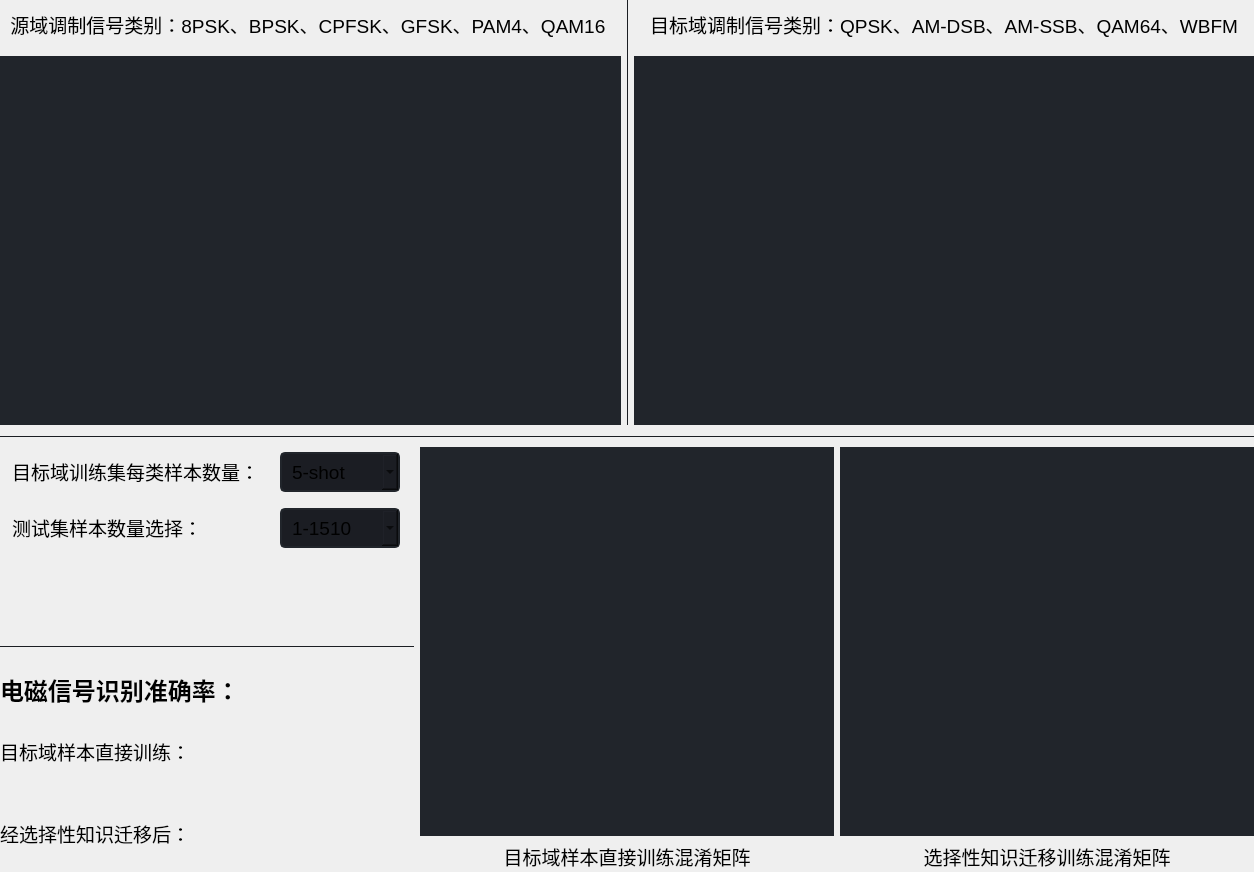
         <widget class="QWidget" name="contents_tl">
          <property name="geometry">
           <rect>
            <x>0</x>
            <y>0</y>
            <width>1254</width>
            <height>872</height>
           </rect>
          </property>
          <layout class="QVBoxLayout" name="verticalLayout_5">
           <property name="leftMargin">
            <number>0</number>
           </property>
           <property name="topMargin">
            <number>0</number>
           </property>
           <property name="rightMargin">
            <number>0</number>
           </property>
           <property name="bottomMargin">
            <number>0</number>
           </property>
           <item>
            <layout class="QHBoxLayout" name="horizontalLayout_43">
             <item>
              <layout class="QVBoxLayout" name="verticalLayout_8">
               <item>
                <widget class="QLabel" name="label_tran4">
                 <property name="minimumSize">
                  <size>
                   <width>0</width>
                   <height>40</height>
                  </size>
                 </property>
                 <property name="maximumSize">
                  <size>
                   <width>16777215</width>
                   <height>50</height>
                  </size>
                 </property>
                 <property name="frameShape">
                  <enum>QFrame::NoFrame</enum>
                 </property>
                 <property name="frameShadow">
                  <enum>QFrame::Sunken</enum>
                 </property>
                 <property name="text">
                  <string>&lt;html&gt;&lt;head/&gt;&lt;body&gt;&lt;p&gt;&lt;span style=&quot; font-size:14pt;&quot;&gt;源域调制信号类别：&lt;/span&gt;&lt;span style=&quot; font-family:'Times New Roman,serif'; font-size:14pt;&quot;&gt;8PSK&lt;/span&gt;&lt;span style=&quot; font-family:'宋体'; font-size:14pt;&quot;&gt;、&lt;/span&gt;&lt;span style=&quot; font-family:'Times New Roman,serif'; font-size:14pt;&quot;&gt;BPSK&lt;/span&gt;&lt;span style=&quot; font-family:'宋体'; font-size:14pt;&quot;&gt;、&lt;/span&gt;&lt;span style=&quot; font-family:'Times New Roman,serif'; font-size:14pt;&quot;&gt;CPFSK&lt;/span&gt;&lt;span style=&quot; font-family:'宋体'; font-size:14pt;&quot;&gt;、&lt;/span&gt;&lt;span style=&quot; font-family:'Times New Roman,serif'; font-size:14pt;&quot;&gt;GFSK&lt;/span&gt;&lt;span style=&quot; font-family:'宋体'; font-size:14pt;&quot;&gt;、&lt;/span&gt;&lt;span style=&quot; font-family:'Times New Roman,serif'; font-size:14pt;&quot;&gt;PAM4&lt;/span&gt;&lt;span style=&quot; font-family:'宋体'; font-size:14pt;&quot;&gt;、&lt;/span&gt;&lt;span style=&quot; font-family:'Times New Roman,serif'; font-size:14pt;&quot;&gt;QAM16 &lt;/span&gt;&lt;/p&gt;&lt;/body&gt;&lt;/html&gt;</string>
                 </property>
                 <property name="alignment">
                  <set>Qt::AlignCenter</set>
                 </property>
                </widget>
               </item>
               <item>
                <widget class="QLabel" name="pic_tl_source">
                 <property name="styleSheet">
                  <string notr="true">background-color: rgb(33, 37, 43);</string>
                 </property>
                 <property name="text">
                  <string/>
                 </property>
                 <property name="alignment">
                  <set>Qt::AlignCenter</set>
                 </property>
                </widget>
               </item>
              </layout>
             </item>
             <item>
              <widget class="QLabel" name="label_31">
               <property name="maximumSize">
                <size>
                 <width>1</width>
                 <height>16777215</height>
                </size>
               </property>
               <property name="styleSheet">
                <string notr="true">color: rgb(27, 30, 35);</string>
               </property>
               <property name="frameShape">
                <enum>QFrame::VLine</enum>
               </property>
               <property name="text">
                <string/>
               </property>
              </widget>
             </item>
             <item>
              <layout class="QVBoxLayout" name="verticalLayout_10">
               <item>
                <widget class="QLabel" name="label_tran5">
                 <property name="minimumSize">
                  <size>
                   <width>0</width>
                   <height>40</height>
                  </size>
                 </property>
                 <property name="maximumSize">
                  <size>
                   <width>16777215</width>
                   <height>50</height>
                  </size>
                 </property>
                 <property name="frameShape">
                  <enum>QFrame::NoFrame</enum>
                 </property>
                 <property name="frameShadow">
                  <enum>QFrame::Sunken</enum>
                 </property>
                 <property name="text">
                  <string>&lt;html&gt;&lt;head/&gt;&lt;body&gt;&lt;p&gt;&lt;span style=&quot; font-size:14pt;&quot;&gt;目标域调制信号类别：&lt;/span&gt;&lt;span style=&quot; font-family:'Times New Roman,serif'; font-size:14pt;&quot;&gt;QPSK&lt;/span&gt;&lt;span style=&quot; font-family:'宋体'; font-size:14pt;&quot;&gt;、&lt;/span&gt;&lt;span style=&quot; font-family:'Times New Roman,serif'; font-size:14pt;&quot;&gt;AM-DSB&lt;/span&gt;&lt;span style=&quot; font-family:'宋体'; font-size:14pt;&quot;&gt;、&lt;/span&gt;&lt;span style=&quot; font-family:'Times New Roman,serif'; font-size:14pt;&quot;&gt;AM-SSB&lt;/span&gt;&lt;span style=&quot; font-family:'宋体'; font-size:14pt;&quot;&gt;、&lt;/span&gt;&lt;span style=&quot; font-family:'Times New Roman,serif'; font-size:14pt;&quot;&gt;QAM64&lt;/span&gt;&lt;span style=&quot; font-family:'宋体'; font-size:14pt;&quot;&gt;、&lt;/span&gt;&lt;span style=&quot; font-family:'Times New Roman,serif'; font-size:14pt;&quot;&gt;WBFM&lt;/span&gt;&lt;/p&gt;&lt;/body&gt;&lt;/html&gt;</string>
                 </property>
                 <property name="alignment">
                  <set>Qt::AlignCenter</set>
                 </property>
                </widget>
               </item>
               <item>
                <widget class="QLabel" name="pic_tl_target">
                 <property name="styleSheet">
                  <string notr="true">background-color: rgb(33, 37, 43);</string>
                 </property>
                 <property name="text">
                  <string/>
                 </property>
                 <property name="alignment">
                  <set>Qt::AlignCenter</set>
                 </property>
                </widget>
               </item>
              </layout>
             </item>
            </layout>
           </item>
           <item>
            <widget class="QLabel" name="label_29">
             <property name="maximumSize">
              <size>
               <width>16777215</width>
               <height>10</height>
              </size>
             </property>
             <property name="styleSheet">
              <string notr="true">color: rgb(27, 30, 35);</string>
             </property>
             <property name="frameShape">
              <enum>QFrame::HLine</enum>
             </property>
             <property name="text">
              <string/>
             </property>
            </widget>
           </item>
           <item>
            <layout class="QHBoxLayout" name="horizontalLayout_45">
             <item>
              <layout class="QVBoxLayout" name="verticalLayout_12">
               <item>
                <layout class="QHBoxLayout" name="horizontalLayout_47">
                 <item>
                  <widget class="QLabel" name="label_tran6">
                   <property name="minimumSize">
                    <size>
                     <width>0</width>
                     <height>50</height>
                    </size>
                   </property>
                   <property name="maximumSize">
                    <size>
                     <width>250</width>
                     <height>16777215</height>
                    </size>
                   </property>
                   <property name="styleSheet">
                    <string notr="true">font: 16pt &quot;微软雅黑&quot;;</string>
                   </property>
                   <property name="frameShape">
                    <enum>QFrame::NoFrame</enum>
                   </property>
                   <property name="frameShadow">
                    <enum>QFrame::Sunken</enum>
                   </property>
                   <property name="text">
                    <string>&lt;html&gt;&lt;head/&gt;&lt;body&gt;&lt;p&gt;&lt;span style=&quot; font-size:14pt;&quot;&gt;目标域训练集每类样本数量：&lt;/span&gt;&lt;/p&gt;&lt;/body&gt;&lt;/html&gt;</string>
                   </property>
                  </widget>
                 </item>
                 <item>
                  <widget class="QComboBox" name="comboBox_tl_shot">
                   <property name="minimumSize">
                    <size>
                     <width>120</width>
                     <height>40</height>
                    </size>
                   </property>
                   <property name="maximumSize">
                    <size>
                     <width>100</width>
                     <height>16777215</height>
                    </size>
                   </property>
                   <property name="font">
                    <font>
                     <pointsize>14</pointsize>
                     <italic>false</italic>
                     <bold>false</bold>
                    </font>
                   </property>
                   <property name="autoFillBackground">
                    <bool>false</bool>
                   </property>
                   <property name="styleSheet">
                    <string notr="true">background-color: rgb(27, 29, 35);
border-radius: 5px;
border: 2px solid rgb(33, 37, 43);
padding: 5px;
padding-left: 10px;
font: 14pt &quot;Segoe UI&quot;;</string>
                   </property>
                   <property name="insertPolicy">
                    <enum>QComboBox::InsertBeforeCurrent</enum>
                   </property>
                   <property name="iconSize">
                    <size>
                     <width>16</width>
                     <height>16</height>
                    </size>
                   </property>
                   <property name="frame">
                    <bool>true</bool>
                   </property>
                   <item>
                    <property name="text">
                     <string>5-shot</string>
                    </property>
                   </item>
                   <item>
                    <property name="text">
                     <string>10-shot</string>
                    </property>
                   </item>
                   <item>
                    <property name="text">
                     <string>15-shot</string>
                    </property>
                   </item>
                   <item>
                    <property name="text">
                     <string>20-shot</string>
                    </property>
                   </item>
                   <item>
                    <property name="text">
                     <string>25-shot</string>
                    </property>
                   </item>
                   <item>
                    <property name="text">
                     <string>30-shot</string>
                    </property>
                   </item>
                   <item>
                    <property name="text">
                     <string>35-shot</string>
                    </property>
                   </item>
                   <item>
                    <property name="text">
                     <string>40-shot</string>
                    </property>
                   </item>
                   <item>
                    <property name="text">
                     <string>45-shot</string>
                    </property>
                   </item>
                   <item>
                    <property name="text">
                     <string>50-shot</string>
                    </property>
                   </item>
                   <item>
                    <property name="text">
                     <string>55-shot</string>
                    </property>
                   </item>
                   <item>
                    <property name="text">
                     <string>60-shot</string>
                    </property>
                   </item>
                   <item>
                    <property name="text">
                     <string>65-shot</string>
                    </property>
                   </item>
                   <item>
                    <property name="text">
                     <string>70-shot</string>
                    </property>
                   </item>
                   <item>
                    <property name="text">
                     <string>75-shot</string>
                    </property>
                   </item>
                   <item>
                    <property name="text">
                     <string>80-shot</string>
                    </property>
                   </item>
                   <item>
                    <property name="text">
                     <string>85-shot</string>
                    </property>
                   </item>
                   <item>
                    <property name="text">
                     <string>90-shot</string>
                    </property>
                   </item>
                   <item>
                    <property name="text">
                     <string>95-shot</string>
                    </property>
                   </item>
                   <item>
                    <property name="text">
                     <string>100-shot</string>
                    </property>
                   </item>
                  </widget>
                 </item>
                </layout>
               </item>
               <item>
                <layout class="QHBoxLayout" name="horizontalLayout_57">
                 <item>
                  <widget class="QLabel" name="label_tran6_2">
                   <property name="minimumSize">
                    <size>
                     <width>0</width>
                     <height>50</height>
                    </size>
                   </property>
                   <property name="maximumSize">
                    <size>
                     <width>250</width>
                     <height>16777215</height>
                    </size>
                   </property>
                   <property name="styleSheet">
                    <string notr="true">font: 16pt &quot;微软雅黑&quot;;</string>
                   </property>
                   <property name="frameShape">
                    <enum>QFrame::NoFrame</enum>
                   </property>
                   <property name="frameShadow">
                    <enum>QFrame::Sunken</enum>
                   </property>
                   <property name="text">
                    <string>&lt;html&gt;&lt;head/&gt;&lt;body&gt;&lt;p&gt;&lt;span style=&quot; font-size:14pt;&quot;&gt;测试集样本数量选择：&lt;/span&gt;&lt;/p&gt;&lt;/body&gt;&lt;/html&gt;</string>
                   </property>
                  </widget>
                 </item>
                 <item>
                  <widget class="QComboBox" name="comboBox_tl_samples">
                   <property name="minimumSize">
                    <size>
                     <width>120</width>
                     <height>40</height>
                    </size>
                   </property>
                   <property name="maximumSize">
                    <size>
                     <width>100</width>
                     <height>16777215</height>
                    </size>
                   </property>
                   <property name="font">
                    <font>
                     <pointsize>14</pointsize>
                     <italic>false</italic>
                     <bold>false</bold>
                    </font>
                   </property>
                   <property name="autoFillBackground">
                    <bool>false</bool>
                   </property>
                   <property name="styleSheet">
                    <string notr="true">background-color: rgb(27, 29, 35);
border-radius: 5px;
border: 2px solid rgb(33, 37, 43);
padding: 5px;
padding-left: 10px;
font: 14pt &quot;Segoe UI&quot;;</string>
                   </property>
                   <property name="insertPolicy">
                    <enum>QComboBox::InsertBeforeCurrent</enum>
                   </property>
                   <property name="iconSize">
                    <size>
                     <width>16</width>
                     <height>16</height>
                    </size>
                   </property>
                   <property name="frame">
                    <bool>true</bool>
                   </property>
                   <item>
                    <property name="text">
                     <string>1-1510</string>
                    </property>
                   </item>
                   <item>
                    <property name="text">
                     <string>1-500</string>
                    </property>
                   </item>
                   <item>
                    <property name="text">
                     <string>501-1000</string>
                    </property>
                   </item>
                   <item>
                    <property name="text">
                     <string>1001-1510</string>
                    </property>
                   </item>
                   <item>
                    <property name="text">
                     <string>1-200</string>
                    </property>
                   </item>
                   <item>
                    <property name="text">
                     <string>201-400</string>
                    </property>
                   </item>
                   <item>
                    <property name="text">
                     <string>401-600</string>
                    </property>
                   </item>
                   <item>
                    <property name="text">
                     <string>601-800</string>
                    </property>
                   </item>
                   <item>
                    <property name="text">
                     <string>801-1000</string>
                    </property>
                   </item>
                   <item>
                    <property name="text">
                     <string>1001-1200</string>
                    </property>
                   </item>
                   <item>
                    <property name="text">
                     <string>1201-1400</string>
                    </property>
                   </item>
                   <item>
                    <property name="text">
                     <string>1400-1510</string>
                    </property>
                   </item>
                  </widget>
                 </item>
                </layout>
               </item>
               <item>
                <layout class="QHBoxLayout" name="horizontalLayout_48">
                 <item>
                  <widget class="QLabel" name="label_20">
                   <property name="minimumSize">
                    <size>
                     <width>0</width>
                     <height>50</height>
                    </size>
                   </property>
                   <property name="maximumSize">
                    <size>
                     <width>20</width>
                     <height>16777215</height>
                    </size>
                   </property>
                   <property name="text">
                    <string/>
                   </property>
                  </widget>
                 </item>
                 <item>
                  <layout class="QHBoxLayout" name="layout_tl_test_base"/>
                 </item>
                 <item>
                  <widget class="QLabel" name="label_37">
                   <property name="maximumSize">
                    <size>
                     <width>20</width>
                     <height>16777215</height>
                    </size>
                   </property>
                   <property name="text">
                    <string/>
                   </property>
                  </widget>
                 </item>
                 <item>
                  <layout class="QHBoxLayout" name="layout_tl_test_adv"/>
                 </item>
                 <item>
                  <widget class="QLabel" name="label_57">
                   <property name="maximumSize">
                    <size>
                     <width>20</width>
                     <height>16777215</height>
                    </size>
                   </property>
                   <property name="text">
                    <string/>
                   </property>
                  </widget>
                 </item>
                </layout>
               </item>
               <item>
                <widget class="QLabel" name="label_30">
                 <property name="maximumSize">
                  <size>
                   <width>16777215</width>
                   <height>10</height>
                  </size>
                 </property>
                 <property name="styleSheet">
                  <string notr="true">color: rgb(27, 30, 35);</string>
                 </property>
                 <property name="frameShape">
                  <enum>QFrame::HLine</enum>
                 </property>
                 <property name="text">
                  <string/>
                 </property>
                </widget>
               </item>
               <item>
                <widget class="QLabel" name="label_tran7">
                 <property name="minimumSize">
                  <size>
                   <width>0</width>
                   <height>50</height>
                  </size>
                 </property>
                 <property name="maximumSize">
                  <size>
                   <width>16777215</width>
                   <height>50</height>
                  </size>
                 </property>
                 <property name="text">
                  <string>&lt;html&gt;&lt;head/&gt;&lt;body&gt;&lt;p&gt;&lt;span style=&quot; font-size:18pt; font-weight:700;&quot;&gt;电磁信号识别准确率：&lt;/span&gt;&lt;/p&gt;&lt;/body&gt;&lt;/html&gt;</string>
                 </property>
                 <property name="alignment">
                  <set>Qt::AlignBottom|Qt::AlignLeading|Qt::AlignLeft</set>
                 </property>
                </widget>
               </item>
               <item>
                <layout class="QHBoxLayout" name="horizontalLayout_49">
                 <item>
                  <widget class="QLabel" name="label_tran8">
                   <property name="minimumSize">
                    <size>
                     <width>0</width>
                     <height>50</height>
                    </size>
                   </property>
                   <property name="frameShape">
                    <enum>QFrame::NoFrame</enum>
                   </property>
                   <property name="frameShadow">
                    <enum>QFrame::Sunken</enum>
                   </property>
                   <property name="text">
                    <string>&lt;html&gt;&lt;head/&gt;&lt;body&gt;&lt;p&gt;&lt;span style=&quot; font-size:14pt;&quot;&gt;目标域样本直接训练：&lt;/span&gt;&lt;/p&gt;&lt;/body&gt;&lt;/html&gt;</string>
                   </property>
                   <property name="alignment">
                    <set>Qt::AlignRight|Qt::AlignTrailing|Qt::AlignVCenter</set>
                   </property>
                  </widget>
                 </item>
                 <item>
                  <widget class="QLabel" name="label_16">
                   <property name="text">
                    <string/>
                   </property>
                  </widget>
                 </item>
                 <item>
                  <layout class="QHBoxLayout" name="layout_base_acc"/>
                 </item>
                 <item>
                  <widget class="QLabel" name="label_13">
                   <property name="text">
                    <string/>
                   </property>
                  </widget>
                 </item>
                </layout>
               </item>
               <item>
                <layout class="QHBoxLayout" name="horizontalLayout_50">
                 <item>
                  <widget class="QLabel" name="label_tran8_2">
                   <property name="minimumSize">
                    <size>
                     <width>0</width>
                     <height>50</height>
                    </size>
                   </property>
                   <property name="frameShape">
                    <enum>QFrame::NoFrame</enum>
                   </property>
                   <property name="frameShadow">
                    <enum>QFrame::Sunken</enum>
                   </property>
                   <property name="text">
                    <string>&lt;html&gt;&lt;head/&gt;&lt;body&gt;&lt;p&gt;&lt;span style=&quot; font-size:14pt;&quot;&gt;经选择性知识迁移后：&lt;/span&gt;&lt;/p&gt;&lt;/body&gt;&lt;/html&gt;</string>
                   </property>
                   <property name="alignment">
                    <set>Qt::AlignRight|Qt::AlignTrailing|Qt::AlignVCenter</set>
                   </property>
                  </widget>
                 </item>
                 <item>
                  <widget class="QLabel" name="label_17">
                   <property name="text">
                    <string/>
                   </property>
                  </widget>
                 </item>
                 <item>
                  <layout class="QHBoxLayout" name="layout_adv_acc"/>
                 </item>
                 <item>
                  <widget class="QLabel" name="label_15">
                   <property name="text">
                    <string/>
                   </property>
                  </widget>
                 </item>
                </layout>
               </item>
              </layout>
             </item>
             <item>
              <layout class="QVBoxLayout" name="verticalLayout_11">
               <item>
                <widget class="QLabel" name="layout_base_matrix">
                 <property name="styleSheet">
                  <string notr="true">background-color: rgb(33, 37, 43);</string>
                 </property>
                 <property name="text">
                  <string/>
                 </property>
                 <property name="alignment">
                  <set>Qt::AlignCenter</set>
                 </property>
                </widget>
               </item>
               <item>
                <widget class="QLabel" name="label_tran10">
                 <property name="maximumSize">
                  <size>
                   <width>16777215</width>
                   <height>30</height>
                  </size>
                 </property>
                 <property name="frameShape">
                  <enum>QFrame::NoFrame</enum>
                 </property>
                 <property name="frameShadow">
                  <enum>QFrame::Sunken</enum>
                 </property>
                 <property name="text">
                  <string>&lt;html&gt;&lt;head/&gt;&lt;body&gt;&lt;p&gt;&lt;span style=&quot; font-size:14pt;&quot;&gt;目标域样本直接训练混淆矩阵&lt;/span&gt;&lt;/p&gt;&lt;/body&gt;&lt;/html&gt;</string>
                 </property>
                 <property name="alignment">
                  <set>Qt::AlignCenter</set>
                 </property>
                </widget>
               </item>
              </layout>
             </item>
             <item>
              <layout class="QVBoxLayout" name="verticalLayout_7">
               <item>
                <widget class="QLabel" name="layout_adv_matrix">
                 <property name="styleSheet">
                  <string notr="true">background-color: rgb(33, 37, 43);</string>
                 </property>
                 <property name="text">
                  <string/>
                 </property>
                 <property name="alignment">
                  <set>Qt::AlignCenter</set>
                 </property>
                </widget>
               </item>
               <item>
                <widget class="QLabel" name="label_tran11">
                 <property name="maximumSize">
                  <size>
                   <width>16777215</width>
                   <height>30</height>
                  </size>
                 </property>
                 <property name="frameShape">
                  <enum>QFrame::NoFrame</enum>
                 </property>
                 <property name="frameShadow">
                  <enum>QFrame::Sunken</enum>
                 </property>
                 <property name="text">
                  <string>&lt;html&gt;&lt;head/&gt;&lt;body&gt;&lt;p&gt;&lt;span style=&quot; font-size:14pt;&quot;&gt;选择性知识迁移训练混淆矩阵&lt;/span&gt;&lt;/p&gt;&lt;/body&gt;&lt;/html&gt;</string>
                 </property>
                 <property name="alignment">
                  <set>Qt::AlignCenter</set>
                 </property>
                </widget>
               </item>
              </layout>
             </item>
            </layout>
           </item>
          </layout>
         </widget>
